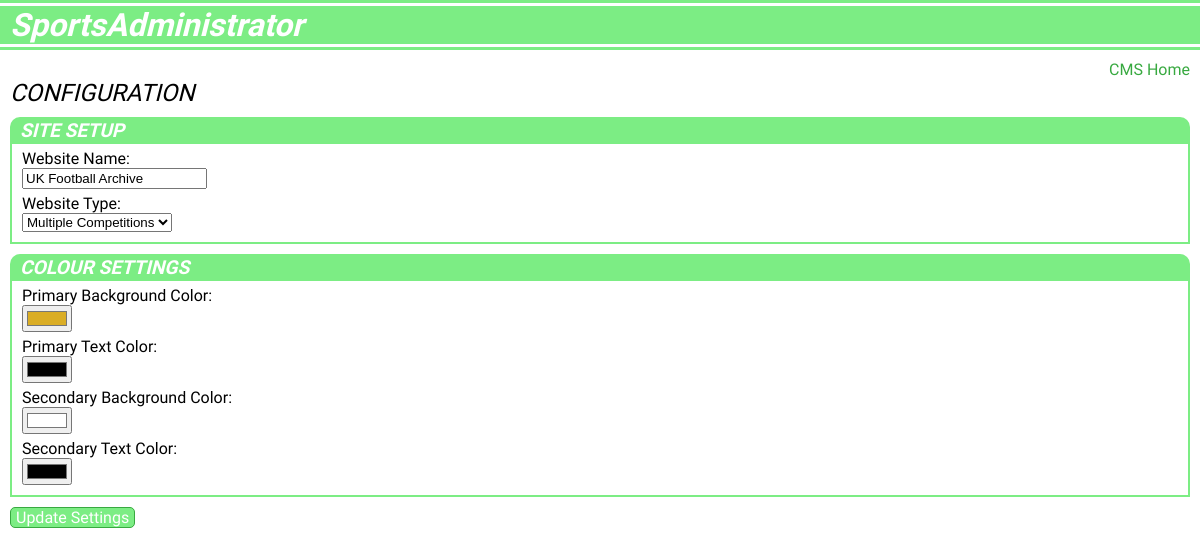
/cms/configuration/ (signed in), run on an earlier commit of the app's database.
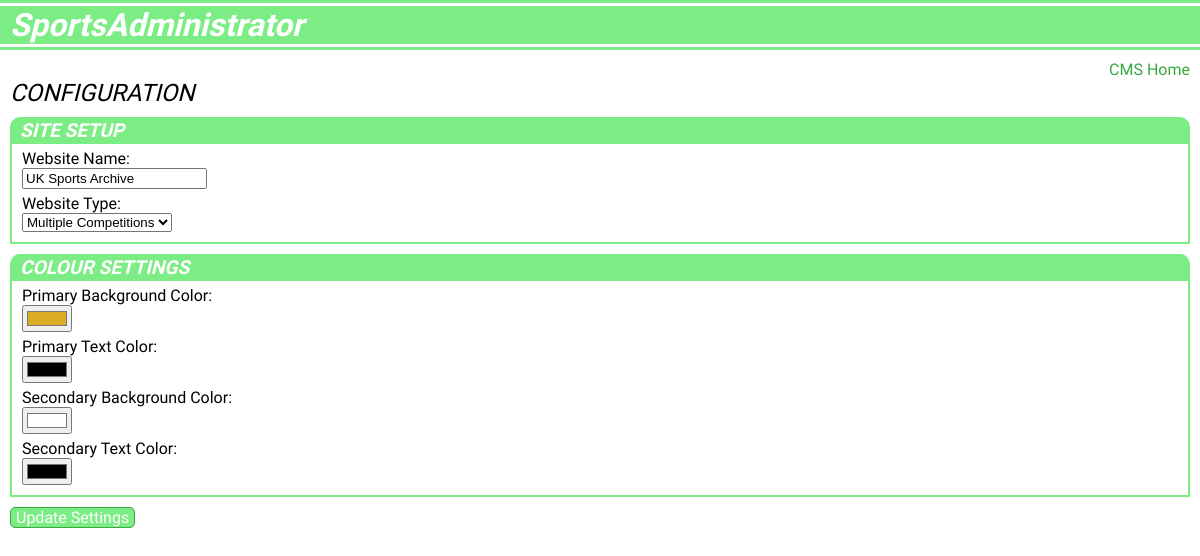
And on a later commit of the database.
### users/models.py (models this page shows, shortened)
class User(AbstractUser):
    objects = UserManager()
    organisation = models.CharField(max_length=50, blank=True, null=True)
    site_name = models.CharField(max_length=50, blank=True, null=True)
    site_type = models.CharField(max_length=25, choices=SITE_OPTIONS, blank=True, null=True)
    primary_color = models.CharField(max_length=10, blank=True, null=True, default="#ffffff")
    secondary_color = models.CharField(max_length=10, blank=True, null=True, default="#ffffff")
    primary_text = models.CharField(max_length=10, blank=True, null=True, default="#000000")
    secondary_text = models.CharField(max_length=10, blank=True, null=True, default="#000000")

### cms/views.py (the view)
# urls.py: path('cms/configuration/', cms_views.configuration, name='configuration'),
@login_required(login_url='/login/')
def configuration(request):
    user = request.user
    if request.method == 'POST':
        setup_form = SiteSetupForm(request.POST, request.FILES, instance=user)
        color_form = SiteColorForm(request.POST, request.FILES, instance=user)
        if setup_form.is_valid() and color_form.is_valid():
            setup_form.save()
            color_form.save()
            messages.success(request, 'Your settings have been saved.')
            return redirect(reverse('configuration'))
        else:
            messages.error(request, 'Sorry, we were unable to save your settings. Please try again.')
    else:
        setup_form = SiteSetupForm(instance=user)
        color_form = SiteColorForm(instance=user)
    args = {
        'setup_form': setup_form,
        'color_form': color_form,
        'button_text': 'Update Settings'
    }
    args.update(csrf(request))
    return render(request, 'configuration.html', args)

### cms/forms.py
class SiteSetupForm(forms.ModelForm):
    class Meta:
        model = User
        fields = ['site_name', 'site_type']
        labels = {
            'site_name': 'Website Name',
            'site_type': 'Website Type',
        }

class SiteColorForm(forms.ModelForm):
    class Meta:
        model = User
        fields = ['primary_color', 'primary_text', 'secondary_color', 'secondary_text']
        labels = {
            'primary_text': 'Primary Text Color',
            'primary_color': 'Primary Background Color',
            'secondary_color': 'Secondary Background Color',
            'secondary_text': 'Secondary Text Color',
        }
        widgets = {
            'primary_color': TextInput(attrs={'type': 'color'}),
            'primary_text': TextInput(attrs={'type': 'color'}),
            'secondary_color': TextInput(attrs={'type': 'color'}),
            'secondary_text': TextInput(attrs={'type': 'color'}),
        }

### cms/templates/configuration.html (shortened to what this page needs)
{% extends "cmsbase.html" %}
{% block page %}
    <div class="breadcrumbs">
        <a class="nav-link" href="{% url 'cms_home' %}">CMS Home</a>
    </div>
    <div class="page-header">
        CONFIGURATION
    </div>
        <form id="default-form" enctype="multipart/form-data" role="form" method="post">
            <div class="cms-header">
                SITE SETUP
            </div>
            <div class="cms-details">
                <div class="format-details">
                    {{ setup_form.as_ul }}
                </div>
            </div>
            <div class="cms-header">
                COLOUR SETTINGS
            </div>
            <div class="cms-details">
                <div class="format-details">
                    {{ color_form.as_ul }}
                </div>
            </div>
            <button class="cms-button" type="submit">{{ button_text }}</button>
        </form>
{% endblock %}

What changed in the data, as far as the page shows it:
changed User "Multiple Competitions": site_name "UK Football Archive" → "UK Sports Archive"
